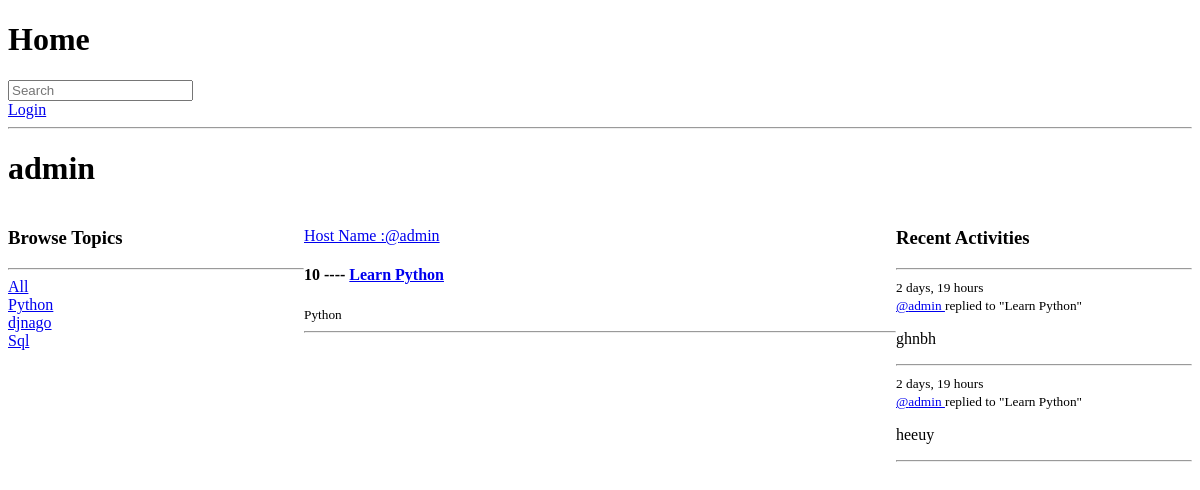
Page /profile/1/ on the earlier database version.
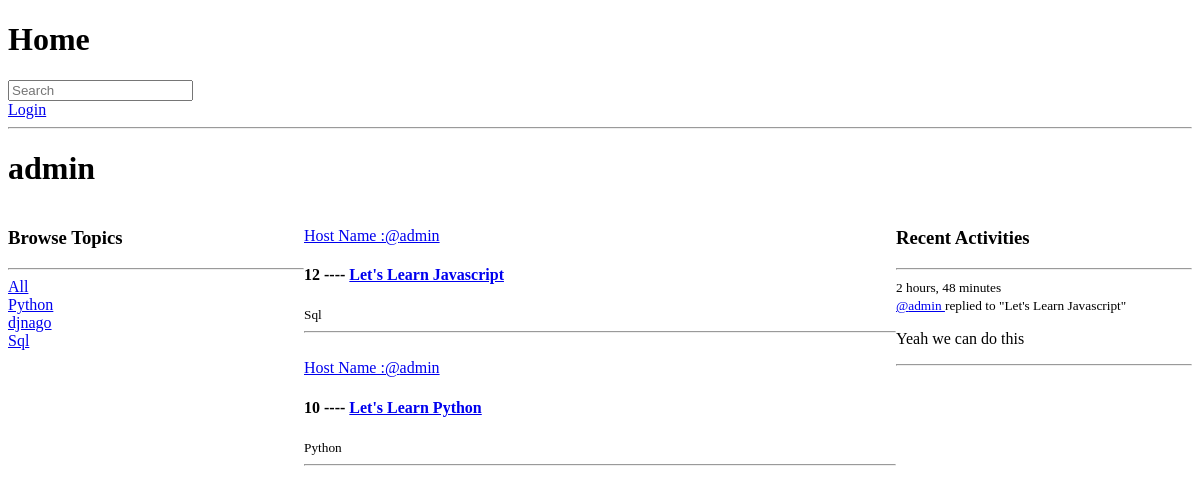
Same page on the later database version.
### base/models.py (models this page shows, shortened)
class Topic(models.Model):
    name = models.CharField(max_length=200)

class Room(models.Model):
    host = models.ForeignKey(User , on_delete=models.SET_NULL , null=True)
    topic = models.ForeignKey(Topic , on_delete=models.SET_NULL , null=True)
    name = models.CharField(max_length=200)
    description  = models.TextField(null=True , blank=True)
    participants = models.ManyToManyField(User , related_name='participants' , blank=True)
    updated = models.DateTimeField(auto_now=True)
    created = models.DateTimeField(auto_now_add = True)
    def __str__(self):
        return self.name
    class Meta:
        ordering = ['-updated' , '-created']

class Message(models.Model):
    user = models.ForeignKey(User , on_delete=models.CASCADE)
    room = models.ForeignKey(Room , on_delete=models.CASCADE)
    body = models.TextField()
    updated = models.DateTimeField(auto_now=True)
    created = models.DateTimeField(auto_now_add = True)
    def __str__(self):
        return self.body[0:50]
    class Meta:
        ordering = ['-updated' , '-created']

### base/views.py (the view)
# urls.py: path('profile/<str:pk>/' , views.user_profile , name= 'user-profile'),
def user_profile(request , pk):
    user = User.objects.get(id = pk)
    rooms = user.room_set.all()
    room_messages = user.message_set.all()
    topics = Topic.objects.all()
    context = {'user' : user , 'rooms' : rooms , 'room_messages' : room_messages , 'topics' : topics}
    return render(request , 'base/profile.html' , context)

### base/templates/base/profile.html (shortened to what this page needs)
{% extends 'main.html' %}
{% block content %}
<h1>{{user.username}}</h1>
<div class="profile-container">
    <div>
        {% include 'base/topics_component.html' %}
    </div>
    <div>
        {% include 'base/feed_component.html' %}
    </div>
    <div>
        {% include 'base/activity_component.html' %}
    </div>
</div>
{% endblock content %}

### templates/main.html (shortened to what this page needs)
<!DOCTYPE html>
<html lang="en">
<head>
</head>
<body>
    {% include 'navbar.html' %}
    {% block content %}
    {% endblock %}
</body>
</html>

### templates/navbar.html
<a >
    <h1>Home</h1>
</a>
<form action="{% url 'home' %}" method = "GET">
    <input type="text" name="q" placeholder="Search">
</form>
{% if request.user.is_authenticated %}
<p>Hello {{request.user.username}}</p>
<a href=" {% url 'logout' %} ">Logout</a>
{% else %}
<a href="{% url 'login' %}">Login</a>
{% endif %}
<hr>

### base/templates/base/topics_component.html
<h3>Browse Topics</h3>
<hr>
<div>
    <a href="{% url 'home' %}">All</a>
</div>
{% for topic in topics %}
<div>
    <a href="{% url 'home' %}?q={{topic.name}}">{{topic.name}}</a>
</div>
{%endfor%}

### base/templates/base/feed_component.html (shortened to what this page needs)
<div>
    {% for room in rooms %}
    <div>
         <br>
        <a href= "{% url 'user-profile' room.host.id %}">Host Name :@{{room.host.username}}</a>
        <h4>{{room.id}} ---- <a href="{% url 'room' room.id %}">{{room.name}}</a></h4>
        <small>{{room.topic.name}}</small>
        <hr>
    </div>
    {% endfor%}
</div>

### base/templates/base/activity_component.html (shortened to what this page needs)
<h3>Recent Activities</h3>
        <hr>
        {% for message in room_messages %}
            <div>
                <small> {{message.created | timesince}} <br> <a href="{% url 'user-profile' message.user.id %}"> @{{message.user}}  </a></small>
                <small>replied to "{{message.room}}"</small>
                <p>{{message}}</p>
                <hr>
            </div>
        {% endfor %}

### base/templates/base/profile.html (style rules this page uses)
.profile-container { display: grid; grid-template-columns: 1fr 2fr 1fr; }

Differences in the rows shown:
removed Message: created "2 days, 19 hours", user "admin", room "Learn Python", body "ghnbh"
removed Message: created "2 days, 19 hours", user "admin", room "Learn Python", body "heeuy"
added Room: host.username "admin", id "12", name "Let's Learn Javascript", topic.name "Sql"
changed Room "Python": name "Learn Python" → "Let's Learn Python"
added Message: created "2 hours, 48 minutes", user "admin", room "Let's Learn Javascript", body "Yeah we can do this"
